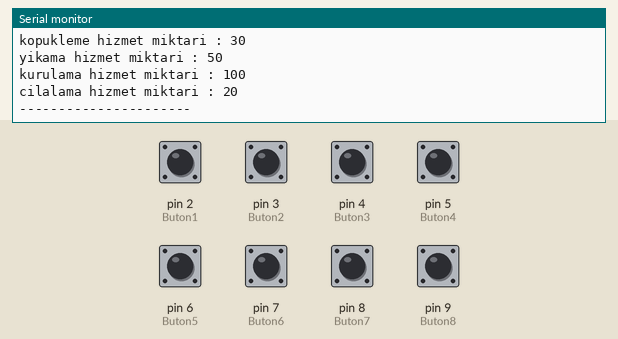
The sketch below on a simulated Arduino Uno, built with avr-gcc and run on an emulated ATmega328P. Shown: the last lines printed to the serial monitor. The test bench sets the inputs (shaded band); at power-on: pin 2 (Buton1), pin 3 (Buton2), pin 4 (Buton3), pin 5 (Buton4), pin 6 (Buton5), pin 7 (Buton6), pin 8 (Buton7), pin 9 (Buton8) HIGH. Storage starts empty.

Above: at 1.4 s.
1.5 s: pin 7 (Buton6) pulled LOW for 0.15 s
At 2.7 s:
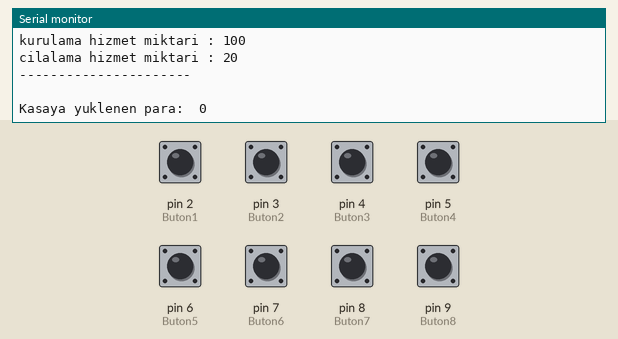
3.1 s: pin 2 (Buton1) pulled LOW for 0.15 s
At 3.9 s:
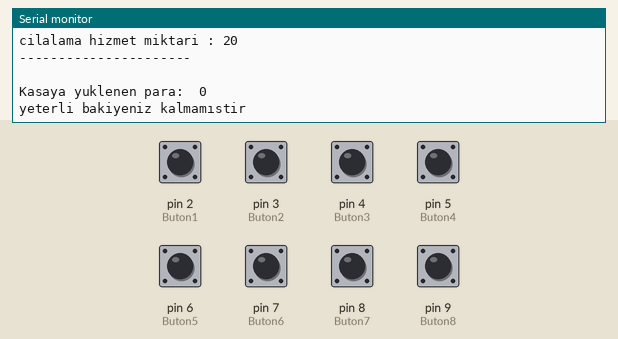
4.7 s: pin 4 (Buton3) pulled LOW for 0.15 s
At 5.1 s:
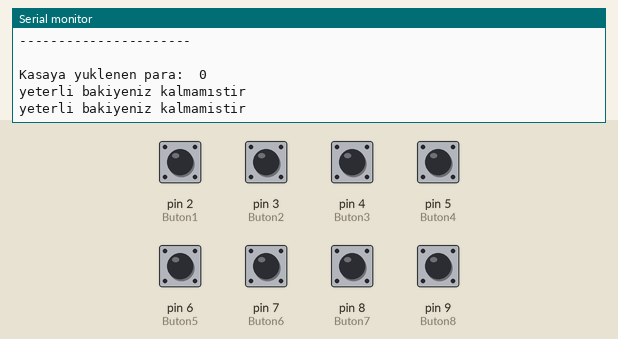
6.3 s: pin 8 (Buton7) pulled LOW for 0.15 s
At 7.6 s:
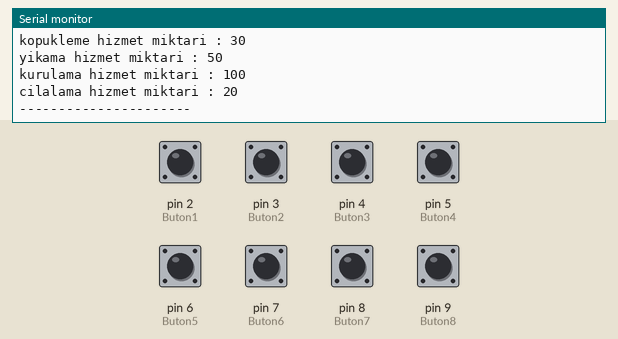
7.9 s: pin 9 (Buton8) pulled LOW for 0.15 s
At 7.99 s:
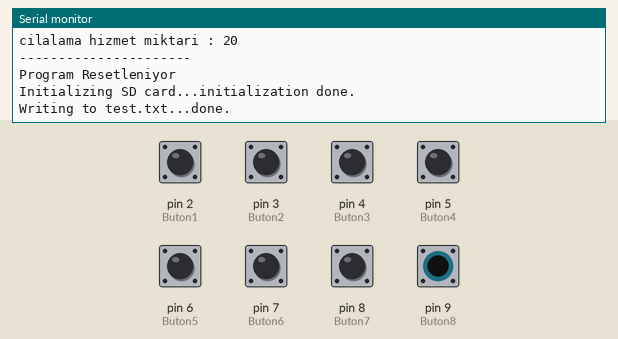
9.5 s: pin 8 (Buton7) driven LOW
At 10.05 s:
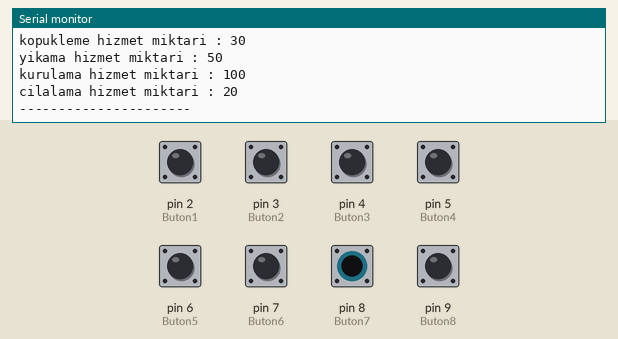

Measured:
- after the input at 1.5 s, the serial monitor: prints a new line at once (image 1)
- after the input at 3.1 s, the serial monitor: prints a new line at once (image 2)
- after the input at 4.7 s, the serial monitor: prints a new line at once (image 3)
- after the input at 6.3 s, the serial monitor: prints a new line at once (image 4)
- after the input at 7.9 s, the serial monitor: prints a new line at once (image 5)
- after the input at 9.5 s, the serial monitor: prints a new line at once (image 6)

The sketch:

sketch_apr22a.ino
```cpp
#define Buton8 9
#define Buton7 8
#define Buton6 7
#define Buton5 6
#define Buton4 5
#define Buton3 4
#define Buton2 3
#define Buton1 2

#define Led1 0


#include <SPI.h>        // Include SPI library (needed for the SD card)
#include <SD.h>         // Include SD library

String myText;
int myMoney[20];
int counter=0;


  int paraMiktari[5][2];  // = {{100,10},{50,10},{20,10},{10,10},{5,10}};
  int para;
  int paraAdedi;
  int yuklenenPara = 0;
  int hizmetler[4][2];  // = {{30,15},{50,10},{100,5},{8,50}};
  int harcama = 0;
  int butonState = 0;
  int butonState2 = 0;
  int paraUstu = 0;
  int kopukleme=0,yikama=0,kurulama=0,cilalama=0;
  int randNumber = 1;

  File myFile;

void setup()
{
  Serial.begin(9600);
    while (!Serial) {
    ; // wait for serial port to connect. Needed for native USB port only
  }

  Serial.print("Initializing SD card...");

  if (!SD.begin()) {
    Serial.println("initialization failed!");
    while (1);
  }
  Serial.println("initialization done.");

  // open the file. note that only one file can be open at a time,
  // so you have to close this one before opening another.
  SD.remove("test.txt");
  myFile = SD.open("test.txt", FILE_WRITE);

  // if the file opened okay, write to it:
  if (myFile) {
    Serial.print("Writing to test.txt...");
    myFile.println("20,20,10,30,5");
    myFile.println("1,kopukleme,30,15");
    myFile.println("2,yikama,50,10");
    myFile.println("3,kurulama,100,5");
    myFile.println("4,cilalama,20,50");
    // close the file:
    myFile.close();
    Serial.println("done.");
  } else {
    // if the file didn't open, print an error:
    Serial.println("error opening test.txt");
  }

  // re-open the file for reading:
  myFile = SD.open("test.txt");
  if (myFile) {
    Serial.println("test.txt:");

    // read from the file until there's nothing else in it:
    while (myFile.available()) {
       myMoney[counter] = myFile.parseInt();
       counter++;
   }
    // close the file:


      paraMiktari[0][1] = myMoney[4];
      paraMiktari[0][0] = 100;
      paraMiktari[1][1] = myMoney[3];
      paraMiktari[1][0] = 50;
      paraMiktari[2][1] = myMoney[2];
      paraMiktari[2][0] = 20;
      paraMiktari[3][1] = myMoney[1];
      paraMiktari[3][0] = 10;
      paraMiktari[4][1] = myMoney[0];
      paraMiktari[4][0] = 5;

      hizmetler[0][0] = myMoney[6];
      hizmetler[0][1] = myMoney[7];

      hizmetler[1][0] = myMoney[9];
      hizmetler[1][1] = myMoney[10];

      hizmetler[2][0] = myMoney[12];
      hizmetler[2][1] = myMoney[13];

      hizmetler[3][0] = myMoney[15];
      hizmetler[3][1] = myMoney[16];


    myFile.close();
  } else {
    // if the file didn't open, print an error:
    Serial.println("error opening test.txt");
  }
  pinMode(Buton1, INPUT_PULLUP);
  pinMode(Buton2, INPUT_PULLUP);
  pinMode(Buton3, INPUT_PULLUP);
  pinMode(Buton4, INPUT_PULLUP);
  pinMode(Buton5, INPUT_PULLUP);
  pinMode(Buton6, INPUT_PULLUP);
  pinMode(Buton7, INPUT_PULLUP);
  pinMode(Buton8, INPUT_PULLUP);

  pinMode(Led1, OUTPUT);
  Serial.println("Kasadaki Banknot Miktari:   ");
  Serial.print("  ");
  Serial.print(paraMiktari[4][1]);
  Serial.print("  ");
  Serial.print(paraMiktari[3][1]);
  Serial.print("  ");
  Serial.print(paraMiktari[2][1]);
  Serial.print("  ");
  Serial.print(paraMiktari[1][1]);
  Serial.print("  ");
  Serial.print(paraMiktari[0][1]);
  Serial.println("  ");
  Serial.println("---------------------- ");
  Serial.println("Hizmet Miktarlari    ");
  Serial.print("kopukleme hizmet miktari : ");
  Serial.println(hizmetler[0][0]);
  Serial.print("yikama hizmet miktari : ");
  Serial.println(hizmetler[1][0]);
  Serial.print("kurulama hizmet miktari : ");
  Serial.println(hizmetler[2][0]);
  Serial.print("cilalama hizmet miktari : ");
  Serial.println(hizmetler[3][0]);
  Serial.println("---------------------- ");

}

void loop()
{

  int sensorVal1 = digitalRead(Buton1);
  int sensorVal2 = digitalRead(Buton2);
  int sensorVal3 = digitalRead(Buton3);
  int sensorVal4 = digitalRead(Buton4);
  int sensorVal5 = digitalRead(Buton5);
  int sensorVal6 = digitalRead(Buton6);
  int sensorVal7 = digitalRead(Buton7);
  int sensorVal8 = digitalRead(Buton8);

  if(butonState2<=butonState){
      if (sensorVal1 == LOW){
      paraMiktari[4][1]++;
      yuklenenPara += paraMiktari[4][0];
      delay(500);
  }else if (sensorVal2 == LOW){
      paraMiktari[3][1]++;
      yuklenenPara += paraMiktari[3][0];
      delay(500);
  }else if (sensorVal3 == LOW){
      paraMiktari[2][1]++;
      yuklenenPara += paraMiktari[2][0];
      delay(500);
  }else if (sensorVal4 == LOW){
      paraMiktari[1][1]++;
      yuklenenPara += paraMiktari[1][0];
      delay(500);
  }else if (sensorVal5 == LOW){
      paraMiktari[0][1]++;
      yuklenenPara += paraMiktari[0][0];
      delay(500);
  }
  }
  if(sensorVal8==LOW){
    Serial.println("Program Resetleniyor");
    setup();
    delay(500);
  }

  if (sensorVal6 == LOW){
      Serial.println(" ");
      Serial.print("Kasaya yuklenen para:  ");
      Serial.println(yuklenenPara);
      butonState2++;

      delay(500);
  }
  if(butonState2>butonState){
    if (sensorVal1 == LOW){
        if(yuklenenPara <= harcama || (yuklenenPara-harcama) < hizmetler[0][1]){
          Serial.println("yeterli bakiyeniz kalmamıstir");
          delay(500);
        }else if(hizmetler[0][0] == 0) {
          Serial.println("Almak istediginiz hizmet suan da mevcut degildir.");
          delay(500);
        } else {
          hizmetler[0][0]--;
          harcama += hizmetler[0][1];
          kopukleme++;
          delay(500);
        }
    }else if (sensorVal2 == LOW){
        if(yuklenenPara <= harcama || (yuklenenPara-harcama) < hizmetler[1][1]){
          Serial.println("yeterli bakiyeniz kalmamıstir");
          delay(500);
        }else if(hizmetler[1][0] == 0) {
          Serial.println("Almak istediginiz hizmet suan da mevcut degildir.");
          delay(500);
        }else {
          hizmetler[1][0]--;
          harcama += hizmetler[1][1];
          yikama++;
          delay(500);
        }
    }else if (sensorVal3 == LOW){
        if(yuklenenPara <= harcama || (yuklenenPara-harcama) < hizmetler[2][1]){
          Serial.println("yeterli bakiyeniz kalmamistir");
          delay(500);
        }else if(hizmetler[2][0] == 0) {
          Serial.println("Almak istediginiz hizmet suan da mevcut degildir.");
          delay(500);
        } else {
          hizmetler[2][0]--;
          harcama += hizmetler[2][1];
          kurulama++;
          delay(500);
        }
    }else if (sensorVal4 == LOW){
        if(yuklenenPara <= harcama || (yuklenenPara-harcama) < hizmetler[3][1]){
          Serial.println("yeterli bakiyeniz kalmamistir");
          delay(500);
        }else if(hizmetler[3][0] == 0) {
          Serial.println("Almak istediginiz hizmet suan da mevcut degildir.");
          delay(500);
        } else {
          hizmetler[3][0]--;
          harcama += hizmetler[3][1];
          cilalama++;
          delay(500);
        }
    }
  }
  paraUstu = yuklenenPara - harcama;
  if (sensorVal7 == LOW){
    butonState2--;
    if (randNumber == 2) {
      digitalWrite(Led1,HIGH);
      Serial.println("Para sikismasi olmustur");
      Serial.println("Alinan hizmetler geri veriliyor...");
      for(int i=0; i<kopukleme; i++){
        hizmetler[0][0]++;
      }
      for(int i=0; i<yikama; i++){
        hizmetler[1][0]++;
      }
      for(int i=0; i<kurulama; i++){
        hizmetler[2][0]++;
      }
      for(int i=0; i<cilalama; i++){
        hizmetler[3][0]++;
      }
      Serial.println("Para geri iade ediliyor...");
      int j = 0;
      while(j<5){
        para = paraMiktari[j][0];
        paraAdedi = paraMiktari[j][1];
        if(yuklenenPara/para != 0){
          paraMiktari[j][1] -= yuklenenPara/para;
          yuklenenPara = yuklenenPara%para;
        }
        j++;
      }
    Serial.println("Kasadaki Banknot Miktari:   ");
    Serial.print("  ");
    Serial.print(paraMiktari[4][1]);
    Serial.print("  ");
    Serial.print(paraMiktari[3][1]);
    Serial.print("  ");
    Serial.print(paraMiktari[2][1]);
    Serial.print("  ");
    Serial.print(paraMiktari[1][1]);
    Serial.print("  ");
    Serial.print(paraMiktari[0][1]);
    Serial.println("  ");

    Serial.println("Kalan Hizmet Miktari:   ");
    Serial.print("kopukleme hizmet miktari : ");
    Serial.println(hizmetler[0][0]);
    Serial.print("yikama hizmet miktari : ");
    Serial.println(hizmetler[1][0]);
    Serial.print("kurulama hizmet miktari : ");
    Serial.println(hizmetler[2][0]);
    Serial.print("cilalama hizmet miktari : ");
    Serial.println(hizmetler[3][0]);
    Serial.println("---------------------- ");
    yuklenenPara = 0;
  }else {
    Serial.println(" ");
    Serial.print("Alinan hizmet tutari:  ");
    Serial.println(harcama);
    Serial.print("Odenecek para ustu miktari:  ");
    Serial.println(paraUstu);
    int i =0;
    while(i<5){
      para = paraMiktari[i][0];
      paraAdedi = paraMiktari[i][1];
      if(paraUstu/para != 0){
        if(paraAdedi>=paraUstu/para){
          paraMiktari[i][1] -= paraUstu/para;
          Serial.print(paraUstu/para);
          Serial.print(" adet ");
          Serial.println(para);
          paraUstu = paraUstu % para;
        } else {
          paraUstu = paraUstu - paraMiktari[i][1];
        }
      }
      i++;
    }
    if(paraUstu > 0){
      for(int i=0; i<kopukleme; i++){
        hizmetler[0][0]++;
      }
      for(int i=0; i<yikama; i++){
        hizmetler[1][0]++;
      }
      for(int i=0; i<kurulama; i++){
        hizmetler[2][0]++;
      }
      for(int i=0; i<cilalama; i++){
        hizmetler[3][0]++;
      }
      int geriKalan = paraUstu+harcama;
      Serial.println("");
      Serial.println("KASADA YETERLI PARA KALMAMISTIR");
      Serial.print("Yuklediginiz ");
      Serial.print(yuklenenPara);
      Serial.println(" tl iade edilmistir.");
      int j = 0;
      while(j<5){
        para = paraMiktari[j][0];
        paraAdedi = paraMiktari[j][1];
        if(geriKalan/para != 0){
          paraMiktari[j][1] -= geriKalan/para;
          geriKalan = geriKalan%para;
        }
        if (geriKalan == 0) {
          break;
        }
        j++;
      }
    }
    Serial.println("Kasadaki Banknot Miktari:   ");
    Serial.print("  ");
    Serial.print(paraMiktari[4][1]);
    Serial.print("  ");
    Serial.print(paraMiktari[3][1]);
    Serial.print("  ");
    Serial.print(paraMiktari[2][1]);
    Serial.print("  ");
    Serial.print(paraMiktari[1][1]);
    Serial.print("  ");
    Serial.print(paraMiktari[0][1]);
    Serial.println("  ");

    Serial.println("Kalan Hizmet Miktari:   ");
    Serial.print("kopukleme hizmet miktari : ");
    Serial.println(hizmetler[0][0]);
    Serial.print("yikama hizmet miktari : ");
    Serial.println(hizmetler[1][0]);
    Serial.print("kurulama hizmet miktari : ");
    Serial.println(hizmetler[2][0]);
    Serial.print("cilalama hizmet miktari : ");
    Serial.println(hizmetler[3][0]);
    Serial.println("---------------------- ");
    yuklenenPara = 0;
  }

    delay(500);
   }

 }
```
